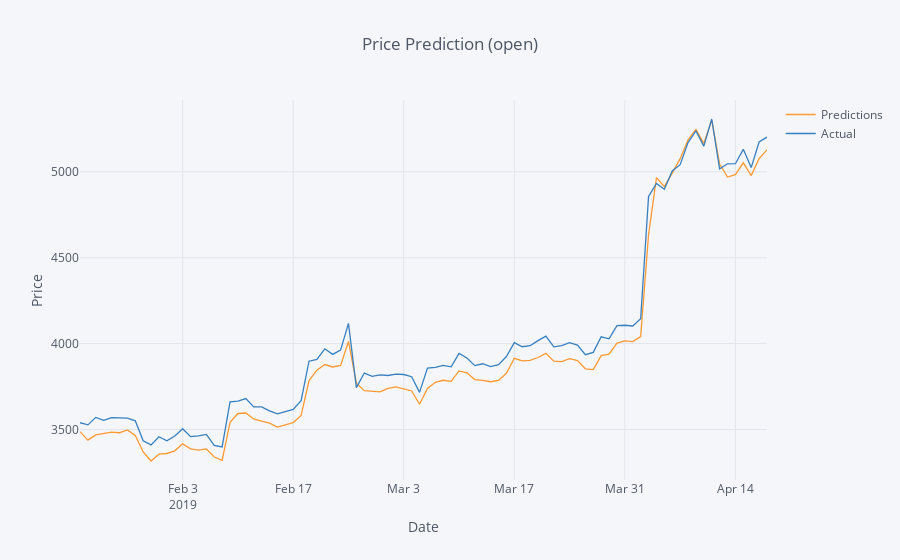
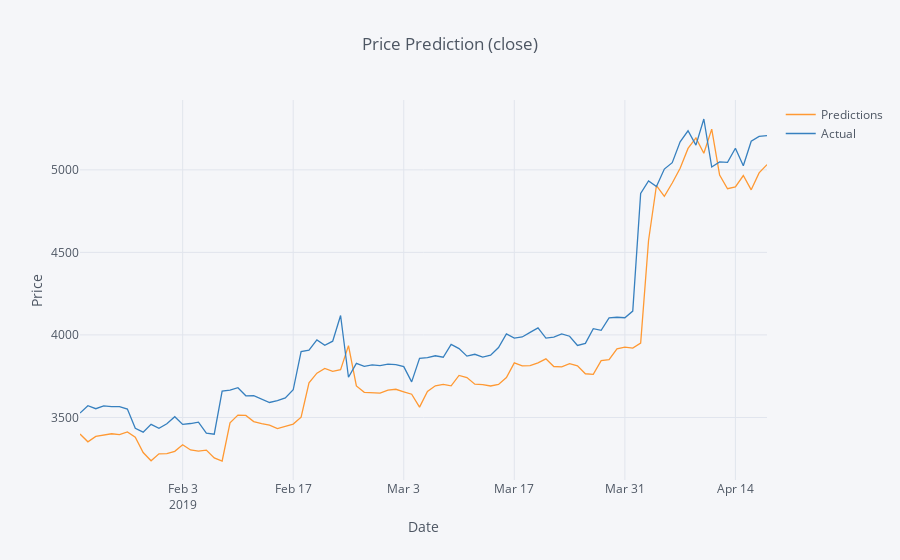
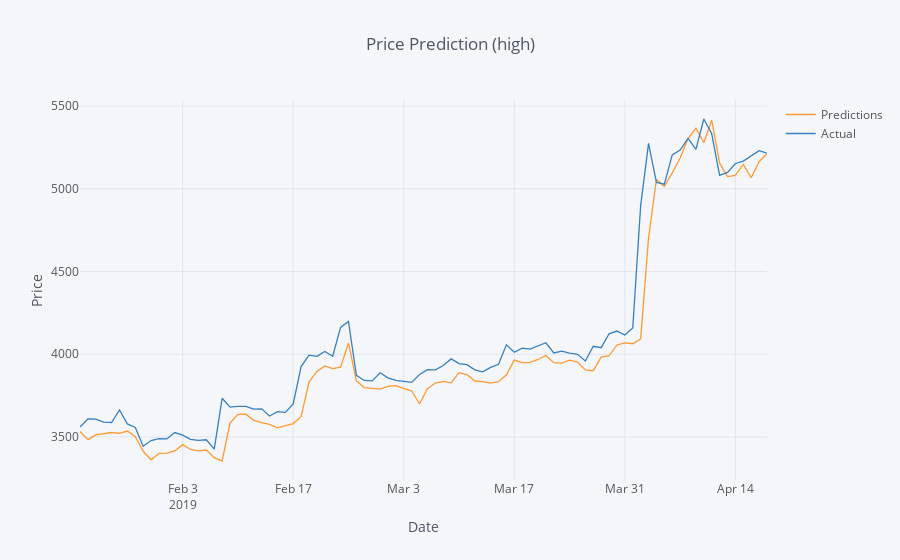
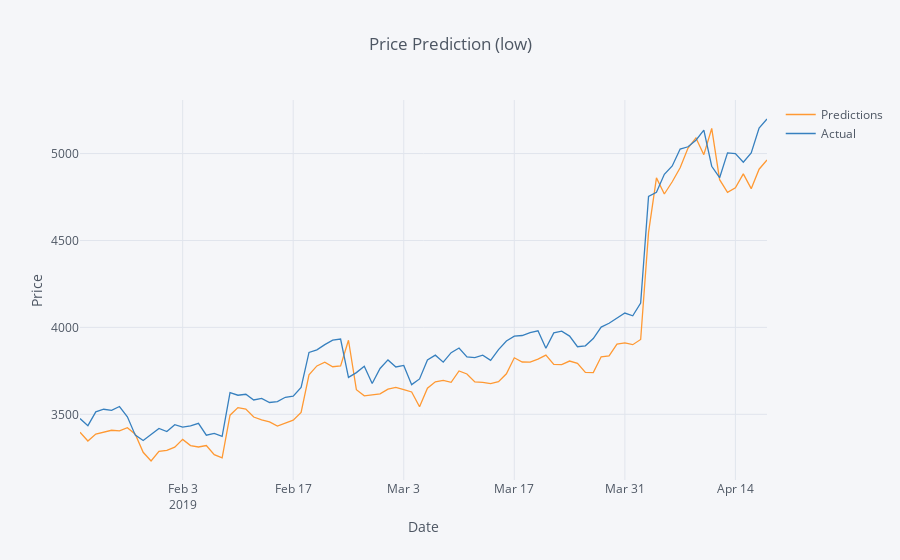

Notebook code cell kept with these figures, in order:
### Markdown cell above
# Model Prediction

### Code cell
import csv
import numpy as np
from datetime import datetime, timedelta
from lstm import Machine
import pandas as pd
import tensorflow as tf
from plotly.offline import init_notebook_mode
import cufflinks as cf

MODEL_PATH = "data/lstm.hd5"
CSV_PATH = "data/binance-BTCUSD.csv"
TRAIN_TEST_RATE = 0.85

cf.go_offline()
init_notebook_mode(connected=True)

with open(CSV_PATH) as fin:
    reader = [dict(item) for item in csv.DictReader(fin)]
machine = Machine(reader)
(_, _, X_test, Y_test) = machine.split_data(TRAIN_TEST_RATE)

times = [int(item['openTime']) for item in reader]
times = times[int(len(times) * TRAIN_TEST_RATE) + 4:]
times = [datetime.utcfromtimestamp(t / 1000.0) for t in times]

model = tf.keras.models.load_model(MODEL_PATH)
pred = model.predict(X_test)

pred = machine.scaler.inverse_transform(pred)
Y_test = machine.scaler.inverse_transform(Y_test)

for (c, key) in enumerate(['open', 'close', 'high', 'low']):
    pred_df = pd.DataFrame({
        'Predictions': [item[c] for item in pred],
    }, index=times)
    act_df = pd.DataFrame({
        'Actual': [item[c] for item in Y_test]
    }, index=times)
    pd.concat([pred_df, act_df], axis=1).iplot(
        asFigure=False,
        kind='scatter',
        xTitle='Date',
        yTitle='Price',
        title=f'Price Prediction ({key})'
    )
